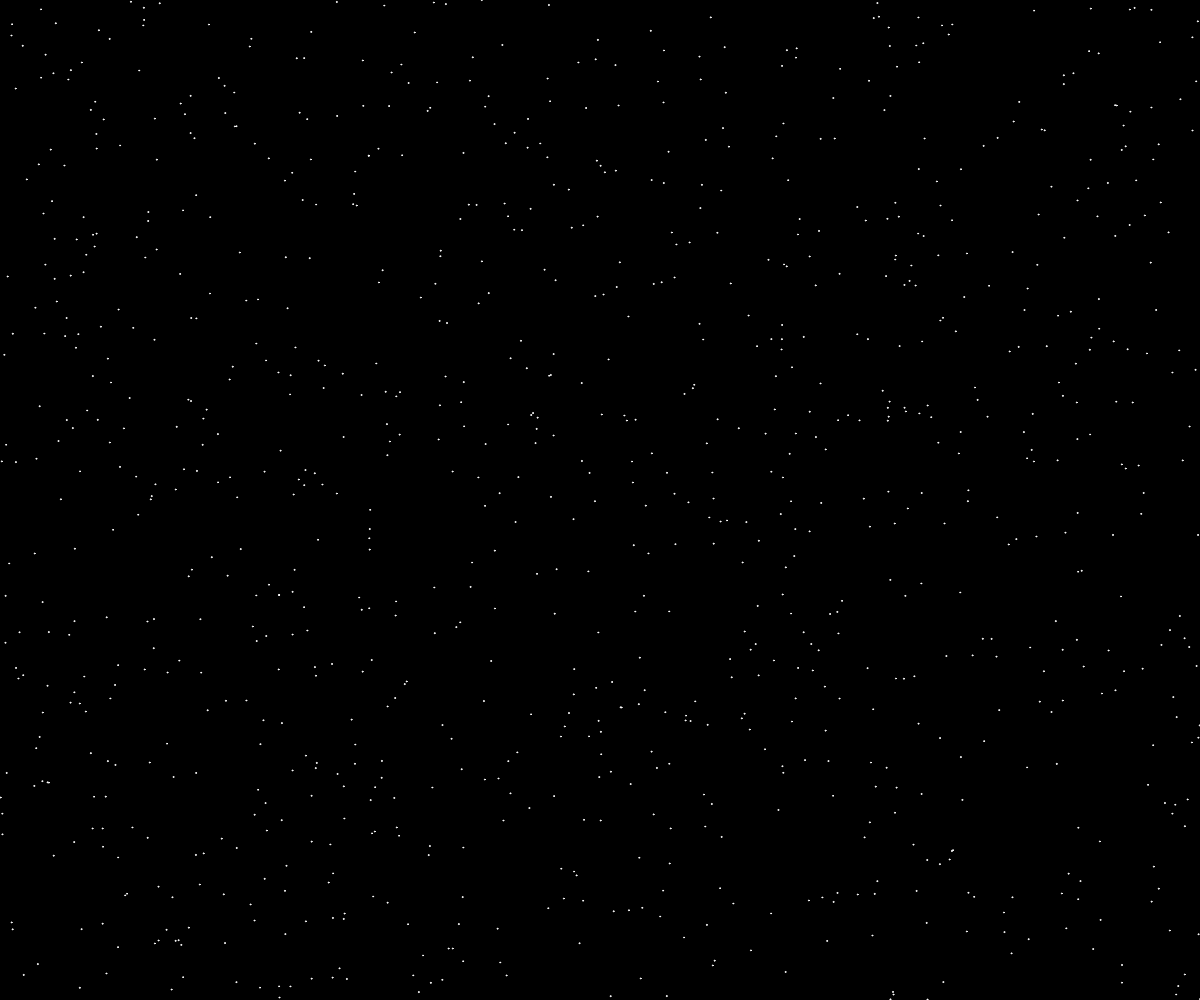
Frame 1 (no input)
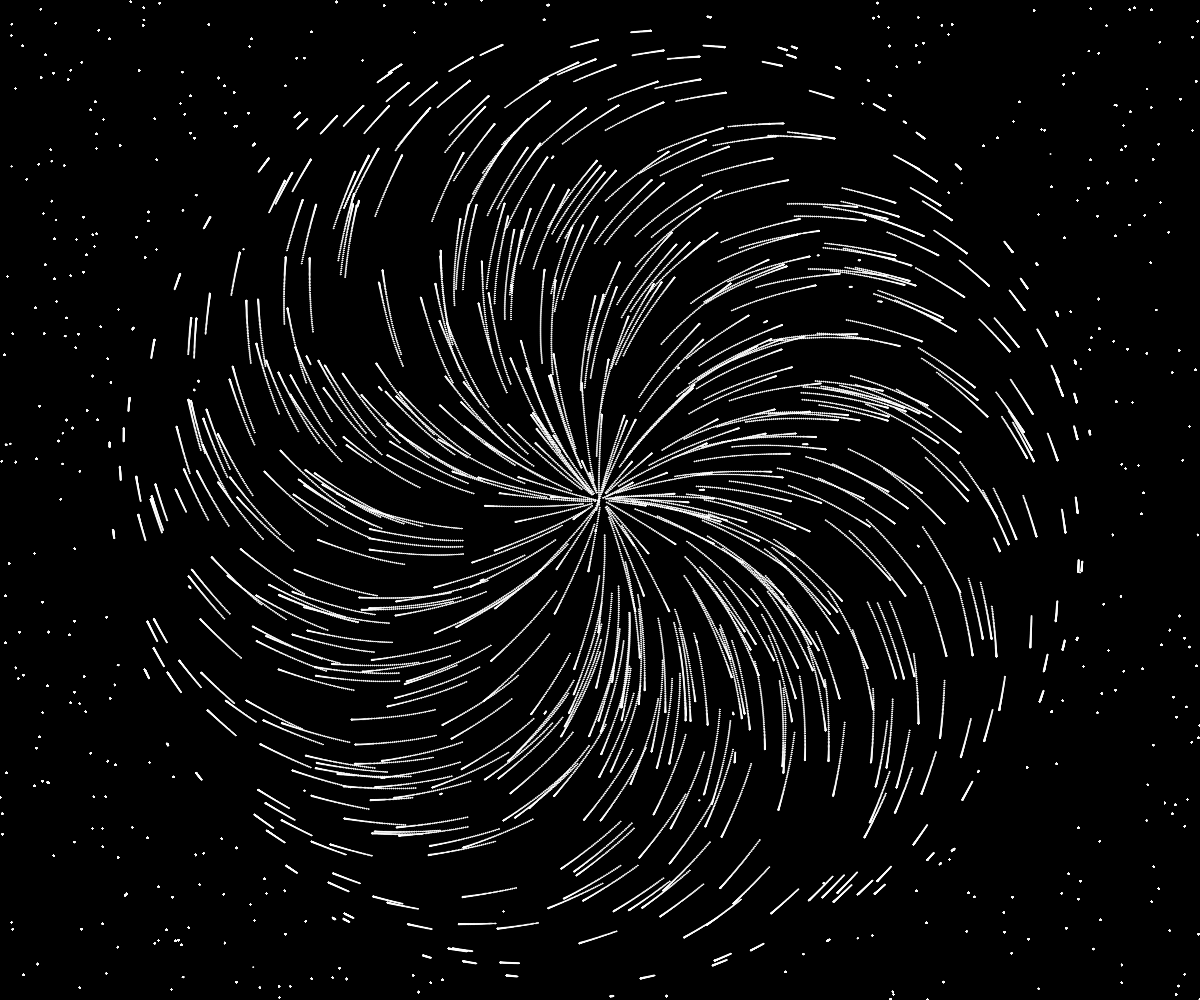
Frame 60 (no input)
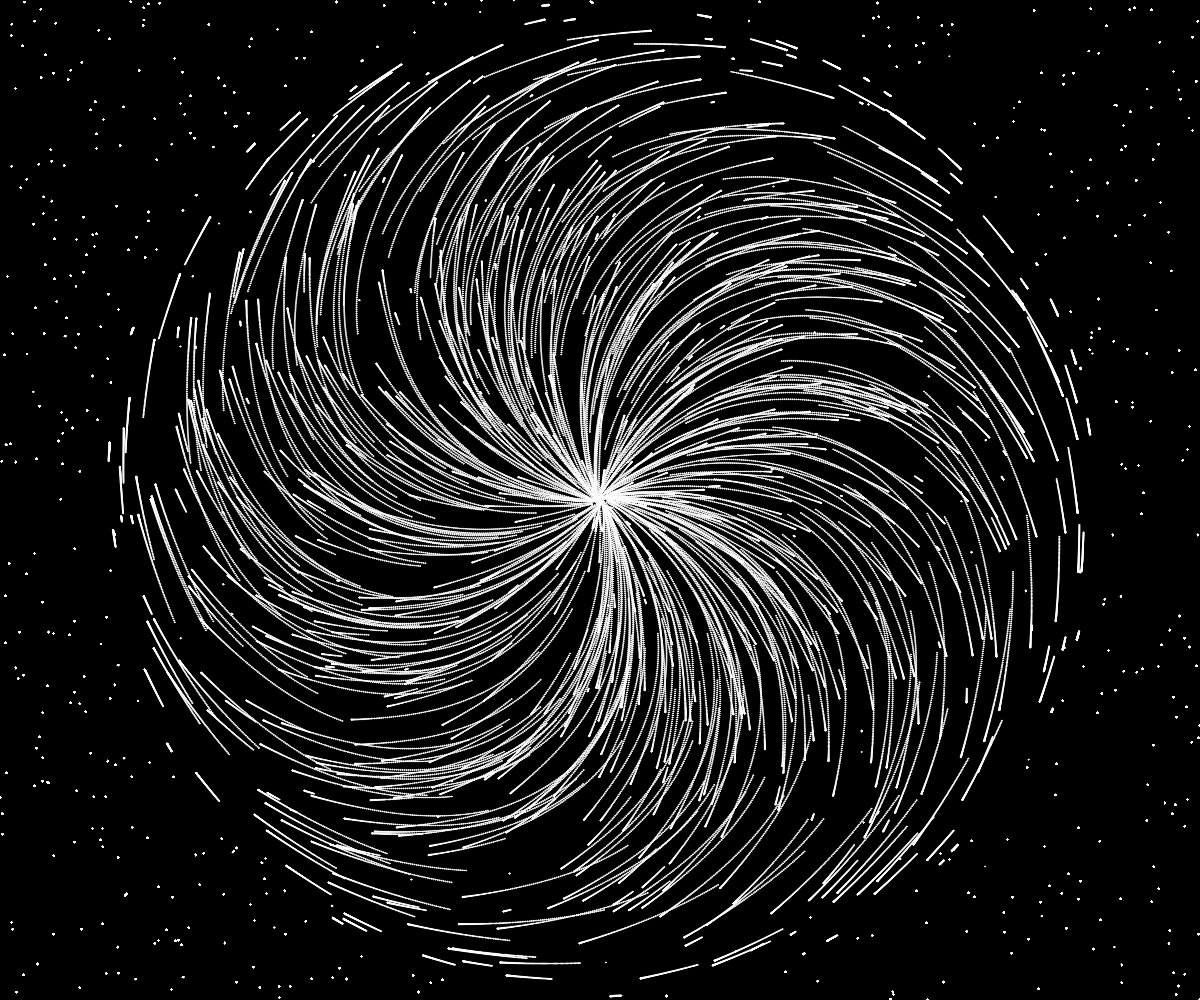
Frame 120 (the mouse pressed at the canvas centre since frame 60)

The p5.js sketch that drew these frames (run headless with seeded random() and noise() and a simulated clock; from frame 60 on, the mouse is pressed at the canvas centre):

// p5.js sketch
// ── sketch.js
const filings = [];
const numFilings = 1000;
const magnetDist = 500;
const magnetDistSq = Math.pow(magnetDist,2);
const magnetR = 10;
const magnetRSq = Math.pow(magnetR,2);
let magnetPos;
const filingVel = 1;
function addFiling() {
  filings.push({pos:createVector(random(width),random(height)),vel:createVector()});
}
function setup() {
  createCanvas(innerWidth, innerHeight);
  for(let i=0;i<numFilings;i++) {
    addFiling();
  }
  magnetPos = createVector(width/2, height/2);
  background(0);
}

function draw() {
  //background(255);
  stroke(255);
  const toRemove = [];
  for(let i=0;i<filings.length;i++) {
    const filing = filings[i];
    const {pos,vel} = filing;
    circle(pos.x,pos.y,1);
    const acc = createVector();
    const diff = p5.Vector.sub(magnetPos,pos);
    const distSq = diff.magSq();
    if(distSq <= magnetRSq) {
      toRemove.push(i);
    }
    else if(distSq <= magnetDistSq) {
      const prog = distSq/magnetDistSq;
      const accMag = (1-prog)*.1;
      let a = atan2(diff.y,diff.x);
      const da = (PI/2)*prog;
      a+=da;
      acc.add(p5.Vector.fromAngle(a).setMag(accMag));
    } else {
      vel.mult(.9);
    }
    vel.add(acc);
    vel.limit(2);
    pos.add(vel);
  }
  for(const i of toRemove) {
    filings.splice(i,1);
  }
  for(let i=0;i<toRemove.length;i++) {
    if(filings.length>=numFilings) break;
    addFiling();
  }
}
